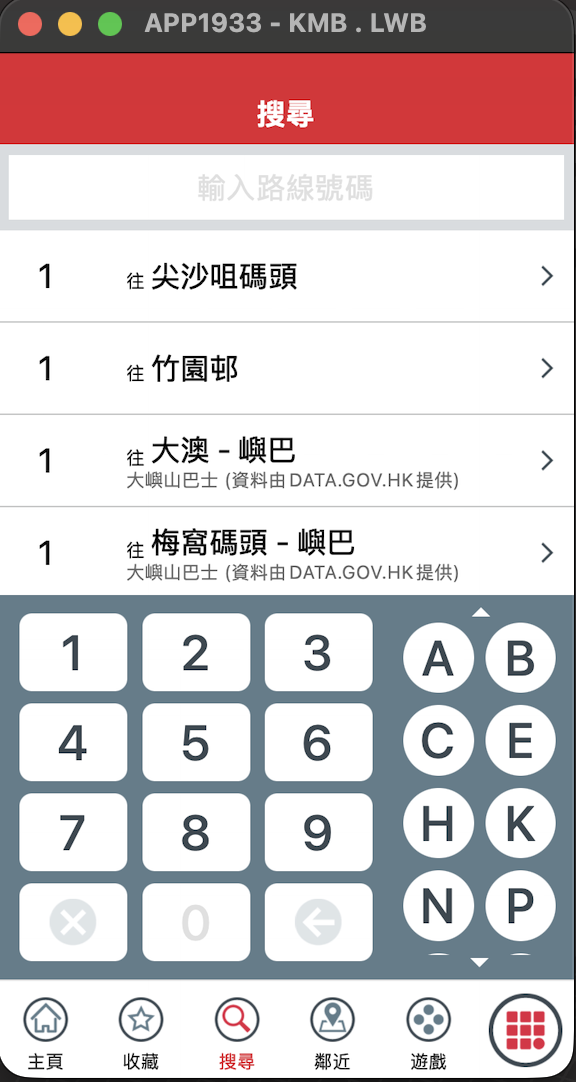
#> input picture original-app-screenshots/t3-search-route-number-only.png, 576 x 1082 px, found by its file name
$ python auditfig.py ../../../original-app-screenshots/t3-search-route-number-only.png ../../../original-app-screenshots/t5-nearby-stop-code-entry.png
#> lines starting #> are read from the running program, lines starting #| are printed output that depends on the picture
import sys
import matplotlib
matplotlib.use("Agg")
import matplotlib.pyplot as plt
from matplotlib import font_manager as fm
from matplotlib.patches import Rectangle
from PIL import Image

SRC, OUT = sys.argv[1], sys.argv[2]
fp = fm.FontProperties(fname="/System/Library/Fonts/STHeiti Medium.ttc")

def crop(f, box):
#> called with f = 't3-search-route-number-only.png', box = (0, 150, 576, 225)
    x0, y0, x1, y1 = box
    return Image.open(f"{SRC}/{f}").convert("RGB").crop((x0, y0, min(x1, 572), y1))
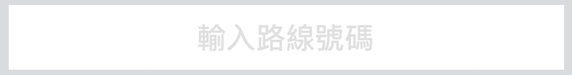
#> returned value: PIL image 572x75 RGB; mean R, G, B 247.2, 247.7, 248.1

FAIL, PASS = "#B00020", "#1B6E3A"
panels = [
    ("t3-search-route-number-only.png", (0, 150, 576, 225),
     "1  Search placeholder 輸入路線號碼", "#DBDBDB on #FFFFFF = 1.38:1  (needs 4.5:1)", FAIL,
     [(195, 172, 375, 205)]),
    ("t5-nearby-stop-code-entry.png", (40, 688, 536, 800),
     "2  Nearby mode buttons, unselected", "#FFFFFF on #BABBBB = 1.92:1  (needs 4.5:1)", FAIL,
     [(88, 762, 166, 789), (410, 762, 488, 789)]),
    ("t2-favourites-after-save.png", (0, 145, 576, 196),
     "3  Section bar 收藏車站 (also the planner summary bar)", "#FFFFFF on #667C89 = 4.37:1  (needs 4.5:1)", FAIL,
     [(38, 156, 132, 184)]),
    ("t1-home-no-location.png", (0, 55, 576, 205),
     "4  Header text on brand red", "#FFFFFF on #D1383A = 4.84:1  (needs 4.5:1)", PASS,
     [(212, 93, 358, 132)]),
]
targets = [
    ("t2-stop-expanded-unlabelled-icons.png", (0, 565, 300, 790),
     "5  Stop action icons", "each 26 pt across, centres 33 pt apart;\nmeets WCAG 2.5.8 (24 pt), under the 44 pt guideline", [(18, 585, 58, 624), (18, 635, 58, 675), (18, 686, 58, 725), (18, 737, 58, 776)]),
    ("t4-planner-ambiguous-stops.png", (300, 90, 576, 240),
     "6  Planner clear button and favourite star", "clear button 20 pt, star box about 17 pt: both under\n24 pt and inside larger targets (field, result row)", [(443, 110, 473, 140), (527, 196, 553, 222)]),
]

fig = plt.figure(figsize=(8.3, 10.0), dpi=200)
gs = fig.add_gridspec(5, 2, height_ratios=[0.75, 1.15, 0.65, 1.55, 2.3], hspace=0.75, wspace=0.12)

def show(ax, f, box, title, sub, colour, rects, below=False):
    im = crop(f, box)
    ax.imshow(im)
    for (x0, y0, x1, y1) in rects:
        ax.add_patch(Rectangle((x0 - box[0], y0 - box[1]), x1 - x0, y1 - y0, fill=False, ec=colour, lw=1.6))
    ax.set_xticks([]); ax.set_yticks([])
    for s in ax.spines.values():
        s.set_color("#D0D0D0"); s.set_linewidth(0.8)
    if below:
        ax.set_title(title, fontproperties=fp, fontsize=10, color="#1A1A1A", loc="left", pad=6)
        ax.set_xlabel(sub, fontproperties=fp, fontsize=8.5, color=colour, loc="left")
    else:
        ax.set_title(title, fontproperties=fp, fontsize=10, color="#1A1A1A", loc="left", pad=16)
        ax.text(0, 1.02, sub, transform=ax.transAxes, ha="left", va="bottom", fontproperties=fp, fontsize=8.5, color=colour)

for i, p in enumerate(panels):
    show(fig.add_subplot(gs[i, :]), *p)
#> pass 2 of the loop `for i, p in enumerate(panels):`:
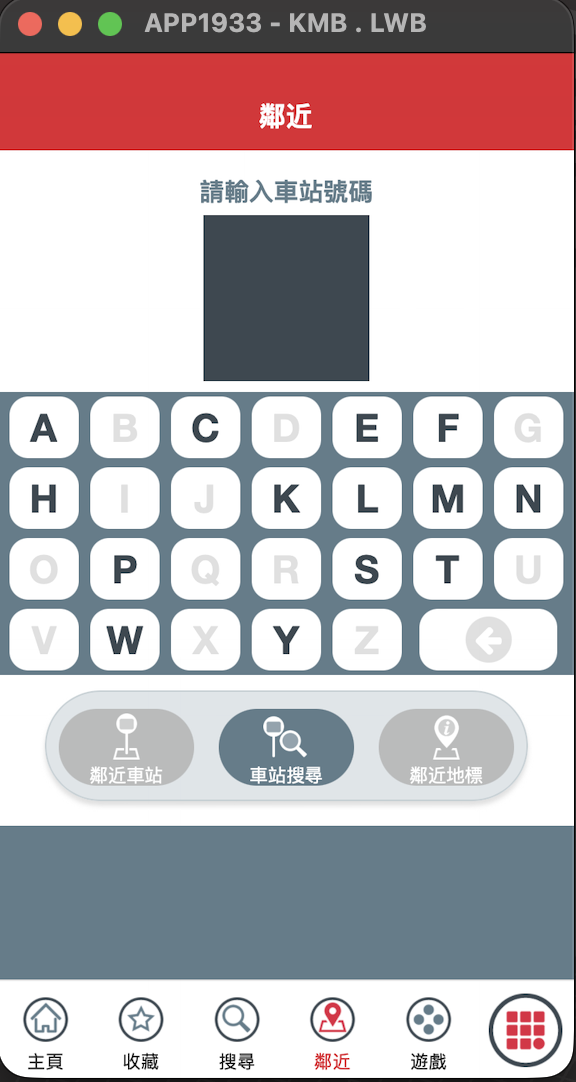
#> input picture original-app-screenshots/t5-nearby-stop-code-entry.png, 576 x 1082 px, found by its file name
#> in crop (call 2), `return Image.open(f"{SRC}/{f}").convert("RGB").crop((x0, y0, min(x1, 5..`:
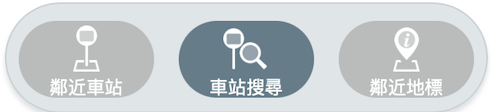
#> returned value: PIL image 496x112 RGB; mean R, G, B 199.1, 204.8, 207.9
#> pass 3 of the loop `for i, p in enumerate(panels):`:
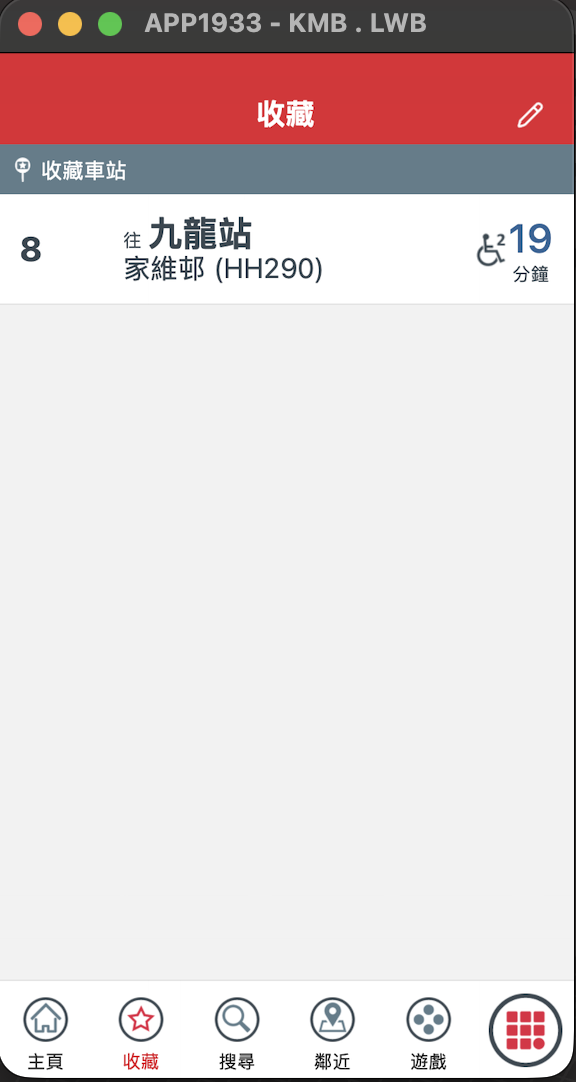
#> input picture original-app-screenshots/t2-favourites-after-save.png, 576 x 1082 px, found by its file name
#> in crop (call 3), `return Image.open(f"{SRC}/{f}").convert("RGB").crop((x0, y0, min(x1, 5..`:
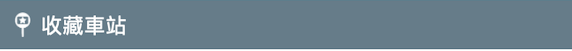
#> returned value: PIL image 572x51 RGB; mean R, G, B 111.7, 132.4, 144.6
#> the loop made 4 passes; the first 3 are shown
for j, (f, box, title, sub, rects) in enumerate(targets):
    show(fig.add_subplot(gs[4, j]), f, box, title, sub, "#0B5CAD", rects, below=True)
#> (the run stopped early here; a loop or call above may not have finished)
